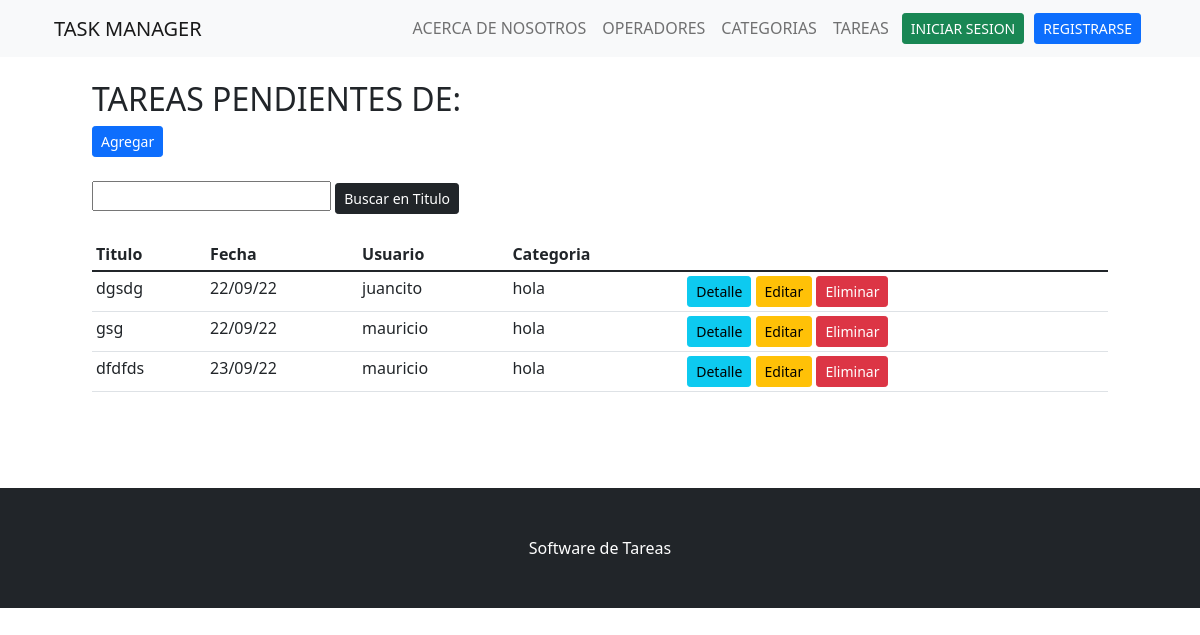
The app's page /tareas/ (signed in), older data.
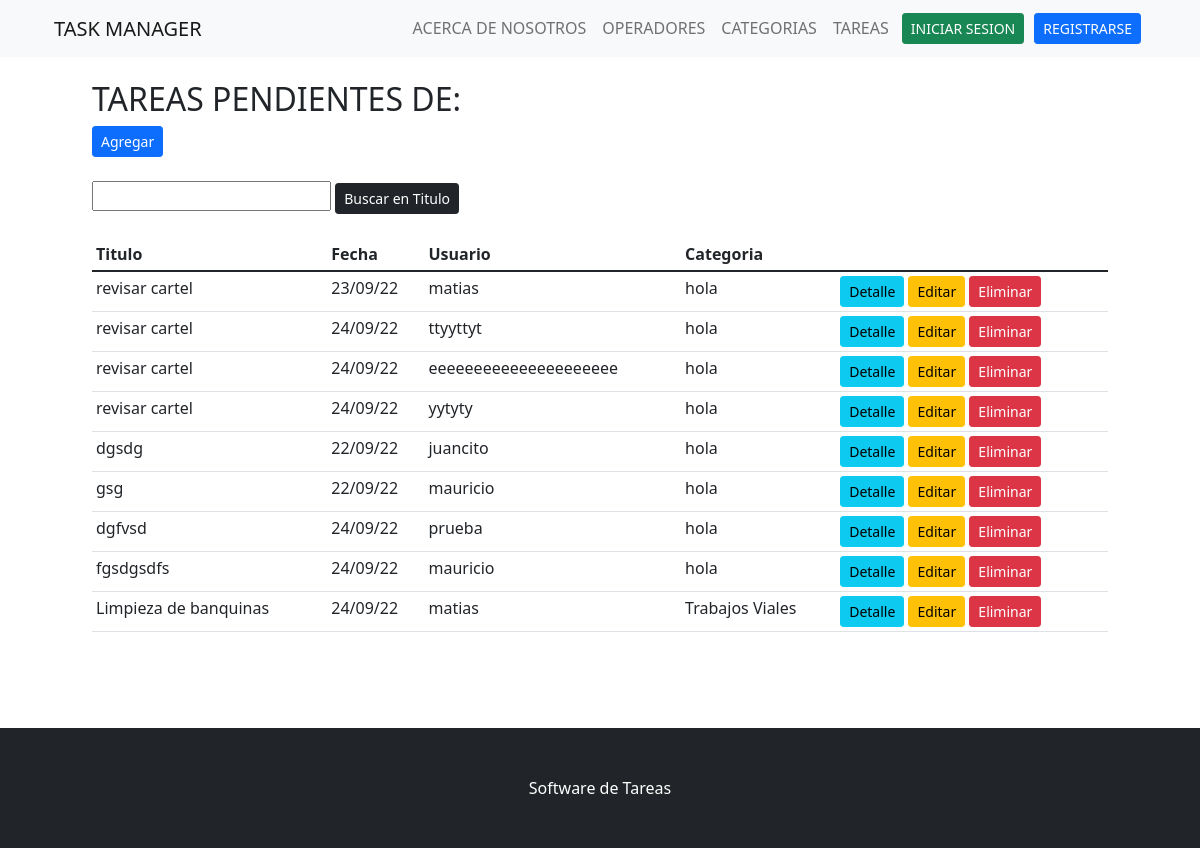
The same page, newer data.
### app_tareas/models.py (models this page shows, shortened)
class Tarea(models.Model):
    usuario = models.ForeignKey(User,null=False, on_delete=models.CASCADE)
    titulo = models.CharField(max_length=200,null=False)
    descripcion = models.TextField(null=False)
    completo = models.BooleanField(default=False)
    creado = models.DateTimeField(auto_now_add=True)
    categoria = models.ForeignKey(Categoria,null=False,on_delete=models.PROTECT)
    class Meta:
        ordering = ['completo']

class Categoria(models.Model):
    descripcion = models.CharField(max_length=100)
    def __str__(self):
        return self.descripcion

### app_tareas/views.py (the view)
# urls.py: path('tareas/', ListaTareas.as_view(), name ='tareas'),
class ListaTareas(LoginRequiredMixin, ListView):
    model = Tarea
    context_object_name = 'tareas'
    template_name = 'app_tareas/tareas/lista_tareas.html'

### app_tareas/templates/app_tareas/tareas/lista_tareas.html (shortened to what this page needs)
{% extends 'app_tareas/plantilla_base.html' %}
{% block contenido %}
<div class = 'container'>
    <h2>TAREAS PENDIENTES DE: {{usuario}}</h2>
    <a href="{% url 'crear_tarea' %}" class="btn btn-primary btn-sm">Agregar</a>
</div>
<br>
<div class="container">
    <form action="" method="GET">
        <input type="text" name="buscar">
        <input type="submit" value="Buscar en Titulo" class="btn btn-dark btn-sm">
    </form>
</div>
<br>
<div class ='container'>
    <div class = 'row'>
        <div class = 'col-12'>
                    <table class = 'table  table-hover table-responsive-sm table-sm'>
                        <thead class='thead-dark'>
                            <tr>
                                <th>Titulo</th>
                                <th>Fecha</th>
                                <th>Usuario</th>
                                <th>Categoria</th>
                                <th></th>
                            </tr>
                        </thead>
                        <tbody>
                            {% for i in tareas %}
                            <tr>
                                <td>{{i.titulo}}</td>
                                <td>{{i.creado|date:"d/m/y"}}</td>
                                <td>{{i.usuario}}</td>
                                <td>{{i.categoria}}</td>
                                <td><a href="{% url 'tarea' i.id %}" class="btn btn-info btn-sm">Detalle</a>
                                <a href="{% url 'editar_tarea' i.id %}" class="btn btn-warning btn-sm">Editar</a>
                                <a href="{% url 'eliminar_tarea' i.id %}" class="btn btn-danger btn-sm">Eliminar</a></td>
                            </tr>
                            {% empty %}
                            <h3> No hay elementos en esta lista </h3>
                            {% endfor %}
                        </tbody>
                    </table>
        </div>
    </div>
</div>
{% endblock contenido %}

Row changes from the older to the newer data that the page shows:
removed Tarea: titulo "dfdfds", creado "23/09/22", usuario "mauricio", categoria "hola"
added Tarea: titulo "revisar cartel", creado "23/09/22", usuario "matias", categoria "hola"
added Tarea: titulo "revisar cartel", creado "24/09/22", usuario "ttyyttyt", categoria "hola"
added Tarea: titulo "revisar cartel", creado "24/09/22", usuario "eeeeeeeeeeeeeeeeeeeee", categoria "hola"
added Tarea: titulo "revisar cartel", creado "24/09/22", usuario "yytyty", categoria "hola"
added Tarea: titulo "dgfvsd", creado "24/09/22", usuario "prueba", categoria "hola"
added Tarea: titulo "fgsdgsdfs", creado "24/09/22", usuario "mauricio", categoria "hola"
added Tarea: titulo "Limpieza de banquinas", creado "24/09/22", usuario "matias", categoria "Trabajos Viales"
